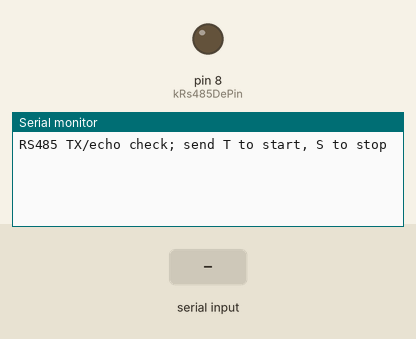
Simulated run of this sketch. Board: Arduino Leonardo, built with avr-gcc and run on an emulated ATmega32U4. Parts: output pins drawn as LEDs (lit = HIGH), the last lines printed to the serial monitor. Inputs (shaded band) come from the test bench.

Above: at 1.2 s.
1.3 s: "T\n" received over Serial
At 2.6 s:
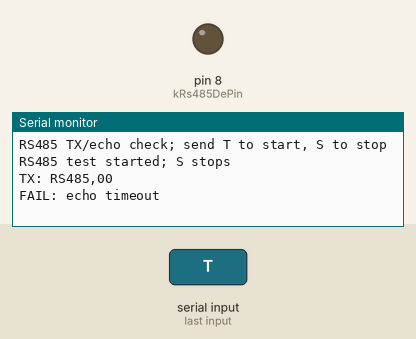
2.8 s: "S\n" received over Serial
At 3.2 s:
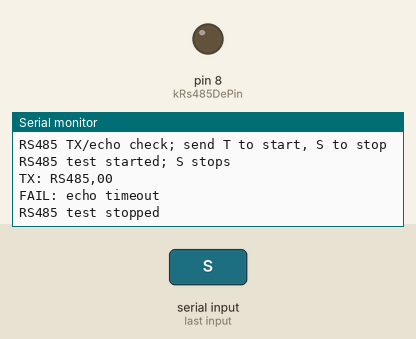

The sketch:

rs485_tx_check.ino
```cpp
// 既定: MAIN基板 (GP0 TX, GP1 RX, GP8 DE)。使用前に物理DE経路を確認すること。
constexpr uint8_t kRs485TxPin = 0;
constexpr uint8_t kRs485RxPin = 1;
constexpr uint8_t kRs485DePin = 8;
constexpr uint32_t kBaud = 115200;
constexpr uint32_t kProbePeriodMs = 1000;
constexpr uint32_t kEchoTimeoutMs = 500;
constexpr size_t kFrameLength = sizeof("RS485,00\r\n") - 1;
static_assert(kFrameLength == 10, "Update the RX checker if the probe format changes");

const char kHexDigits[] = "0123456789ABCDEF";
char expectedFrame[] = "RS485,00\r\n";
uint8_t nextSequence = 0;
size_t echoIndex = 0;
uint32_t nextProbeMs = 0;
uint32_t echoDeadlineMs = 0;
bool testRunning = false;
bool waitingForEcho = false;

void sendProbe(uint32_t nowMs) {
    expectedFrame[6] = kHexDigits[nextSequence >> 4];
    expectedFrame[7] = kHexDigits[nextSequence & 0x0F];
    ++nextSequence;

    digitalWrite(kRs485DePin, HIGH);
    delayMicroseconds(20);
    Serial1.write(reinterpret_cast<const uint8_t*>(expectedFrame), kFrameLength);
    Serial1.flush();
    delayMicroseconds(20);
    digitalWrite(kRs485DePin, LOW);

    echoIndex = 0;
    waitingForEcho = true;
    echoDeadlineMs = nowMs + kEchoTimeoutMs;
    if (Serial && Serial.availableForWrite() >= static_cast<int>(kFrameLength + 5)) {
        Serial.print("TX: ");
        Serial.write(reinterpret_cast<const uint8_t*>(expectedFrame), kFrameLength);
    }
}

void pollUsbCommands() {
    while (Serial.available()) {
        const char command = static_cast<char>(Serial.read());
        if (command == 'T' || command == 't') {
            testRunning = true;
            waitingForEcho = false;
            echoIndex = 0;
            nextProbeMs = millis();
            if (Serial && Serial.availableForWrite() >= 32)
                Serial.println("RS485 test started; S stops");
        } else if (command == 'S' || command == 's') {
            testRunning = false;
            waitingForEcho = false;
            echoIndex = 0;
            if (Serial && Serial.availableForWrite() >= 24)
                Serial.println("RS485 test stopped");
        }
    }
}

void pollEcho(uint32_t nowMs) {
    while (Serial1.available()) {
        const int value = Serial1.read();
        if (value < 0 || !waitingForEcho) continue;

        if (value == static_cast<uint8_t>(expectedFrame[echoIndex])) {
            ++echoIndex;
        } else {
            echoIndex = value == static_cast<uint8_t>(expectedFrame[0]) ? 1 : 0;
        }

        if (echoIndex == kFrameLength) {
            waitingForEcho = false;
            echoIndex = 0;
            if (Serial && Serial.availableForWrite() >= 64)
                Serial.println("PASS: exact RS485 echo received; TX and RX paths work");
            nextProbeMs = nowMs + kProbePeriodMs;
        }
    }
}

void setup() {
    Serial.begin(115200);
    pinMode(kRs485DePin, OUTPUT);
    digitalWrite(kRs485DePin, LOW);
    Serial1.setTX(kRs485TxPin);
    Serial1.setRX(kRs485RxPin);
    Serial1.begin(kBaud);
    if (Serial && Serial.availableForWrite() >= 48)
        Serial.println("RS485 TX/echo check; send T to start, S to stop");
}

void loop() {
    pollUsbCommands();
    const uint32_t nowMs = millis();
    pollEcho(nowMs);

    if (waitingForEcho && static_cast<int32_t>(nowMs - echoDeadlineMs) >= 0) {
        waitingForEcho = false;
        echoIndex = 0;
        if (Serial && Serial.availableForWrite() >= 32)
            Serial.println("FAIL: echo timeout");
        nextProbeMs = nowMs + kProbePeriodMs;
    }

    if (testRunning && !waitingForEcho && static_cast<int32_t>(nowMs - nextProbeMs) >= 0)
        sendProbe(nowMs);
}
```

Measured:
- after the input at 1.3 s, the serial monitor: prints a new line at once (image 1)
- after the input at 2.8 s, the serial monitor: prints a new line at once (image 2)
